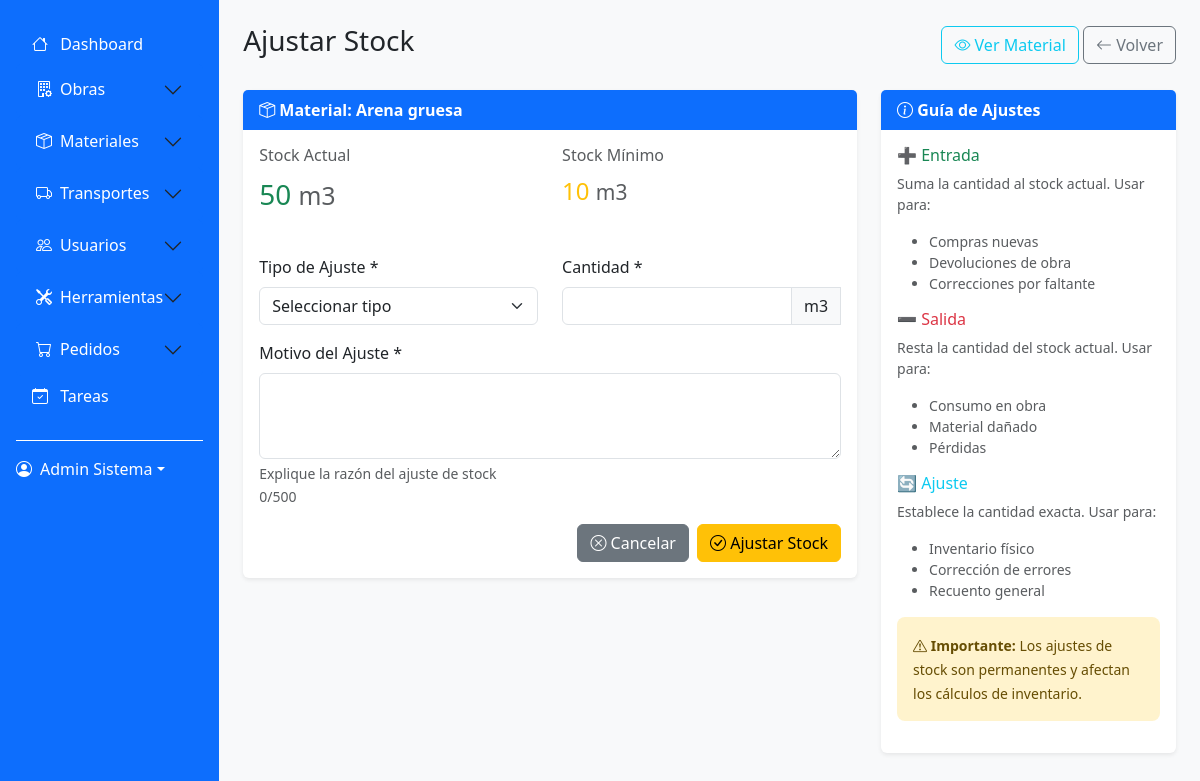
The page /modules/materiales/adjust_stock.php?id=2 (signed in) on the database its author committed.
### tables this page shows
CREATE TABLE materiales (
    id_material INT AUTO_INCREMENT PRIMARY KEY,
    nombre_material VARCHAR(200) NOT NULL,
    descripcion TEXT,
    categoria VARCHAR(100),
    stock_actual INT DEFAULT 0,
    stock_minimo INT DEFAULT 0,
    stock_maximo INT DEFAULT 0,
    precio_referencia DECIMAL(10,2) DEFAULT 0.00,
    precio_compra DECIMAL(10,2) DEFAULT 0.00,
    unidad_medida VARCHAR(50) DEFAULT 'unidad',
    proveedor VARCHAR(200),
    codigo_interno VARCHAR(50),
    ubicacion_deposito VARCHAR(100),
    estado ENUM('activo', 'inactivo', 'descontinuado') DEFAULT 'activo',
    fecha_creacion TIMESTAMP DEFAULT CURRENT_TIMESTAMP,
    fecha_actualizacion TIMESTAMP DEFAULT CURRENT_TIMESTAMP ON UPDATE CURRENT_TIMESTAMP
);

### modules/materiales/adjust_stock.php (the view, shortened to what this page needs)
<?php
$database = new Database();
$conn = $database->getConnection();
$material_id = (int)($_GET['id'] ?? 0);
try {
    $query = "SELECT * FROM materiales WHERE id_material = ?";
    $stmt = $conn->prepare($query);
    $stmt->execute([$material_id]);
    $material = $stmt->fetch();
} catch (Exception $e) {
    error_log("Error al obtener material: " . $e->getMessage());
    redirect(SITE_URL . '/modules/materiales/list.php');
}
include '../../includes/header.php';
?>
<div class="row">
    <div class="col-12">
        <div class="d-flex justify-content-between align-items-center mb-4">
            <h1 class="h3">
                <i class="bi bi-arrow-up-down"></i> Ajustar Stock
            </h1>
            <div>
                <a href="view.php?id=<?php echo $material['id_material']; ?>" class="btn btn-outline-info">
                    <i class="bi bi-eye"></i> Ver Material
                </a>
                <a href="list.php" class="btn btn-outline-secondary">
                    <i class="bi bi-arrow-left"></i> Volver
                </a>
            </div>
        </div>
    </div>
</div>
<div class="row">
    <div class="col-lg-8">
        <div class="card">
            <div class="card-header">
                <i class="bi bi-box-seam"></i> Material: <?php echo htmlspecialchars($material['nombre_material']); ?>
            </div>
            <div class="card-body">
                <div class="row mb-4">
                    <div class="col-md-6">
                        <h6 class="text-muted">Stock Actual</h6>
                        <p class="fs-3 <?php echo $material['stock_actual'] <= $material['stock_minimo'] ? 'text-danger' : 'text-success'; ?>">
                            <?php echo number_format($material['stock_actual']); ?>
                            <small class="text-muted"><?php echo htmlspecialchars($material['unidad_medida']); ?></small>
                        </p>
                    </div>
                    <div class="col-md-6">
                        <h6 class="text-muted">Stock Mínimo</h6>
                        <p class="fs-4 text-warning">
                            <?php echo number_format($material['stock_minimo']); ?>
                            <small class="text-muted"><?php echo htmlspecialchars($material['unidad_medida']); ?></small>
                        </p>
                    </div>
                </div>
                <form method="POST" class="needs-validation" novalidate>
                    <div class="row">
                        <div class="col-md-6 mb-3">
                            <label for="tipo_ajuste" class="form-label">Tipo de Ajuste *</label>
                            <select class="form-select" id="tipo_ajuste" name="tipo_ajuste" required>
                                <option value="">Seleccionar tipo</option>
                            </select>
                        </div>
                        <div class="col-md-6 mb-3">
                            <label for="cantidad" class="form-label">Cantidad *</label>
                            <div class="input-group">
                                <input type="number" class="form-control" id="cantidad" name="cantidad"
                                       value="<?php echo isset($_POST['cantidad']) ? $_POST['cantidad'] : ''; ?>"
                                       required min="1" step="1">
                                <span class="input-group-text"><?php echo htmlspecialchars($material['unidad_medida']); ?></span>
                            </div>
                        </div>
                    </div>
                    <div class="mb-3">
                        <label for="motivo" class="form-label">Motivo del Ajuste *</label>
                        <textarea class="form-control" id="motivo" name="motivo" rows="3"
                                  required maxlength="500"><?php echo isset($_POST['motivo']) ? htmlspecialchars($_POST['motivo']) : ''; ?></textarea>
                        <div class="form-text">Explique la razón del ajuste de stock</div>
                    </div>
                    <div class="d-flex justify-content-end gap-2">
                        <a href="view.php?id=<?php echo $material['id_material']; ?>" class="btn btn-secondary">
                            <i class="bi bi-x-circle"></i> Cancelar
                        </a>
                        <button type="submit" class="btn btn-warning">
                            <i class="bi bi-check-circle"></i> Ajustar Stock
                        </button>
                    </div>
                </form>
            </div>
        </div>
    </div>
    <div class="col-lg-4">
        <div class="card">
            <div class="card-header">
                <i class="bi bi-info-circle"></i> Guía de Ajustes
            </div>
            <div class="card-body">
                <div class="mb-3">
                    <h6 class="text-success">➕ Entrada</h6>
                    <p class="small text-muted">Suma la cantidad al stock actual. Usar para:</p>
                    <ul class="small text-muted">
                        <li>Compras nuevas</li>
                        <li>Devoluciones de obra</li>
                        <li>Correcciones por faltante</li>
                    </ul>
                </div>
                <div class="mb-3">
                    <h6 class="text-danger">➖ Salida</h6>
                    <p class="small text-muted">Resta la cantidad del stock actual. Usar para:</p>
                    <ul class="small text-muted">
                        <li>Consumo en obra</li>
                        <li>Material dañado</li>
                        <li>Pérdidas</li>
                    </ul>
                </div>
                <div class="mb-3">
                    <h6 class="text-info">🔄 Ajuste</h6>
                    <p class="small text-muted">Establece la cantidad exacta. Usar para:</p>
                    <ul class="small text-muted">
                        <li>Inventario físico</li>
                        <li>Corrección de errores</li>
                        <li>Recuento general</li>
                    </ul>
                </div>
                <div class="alert alert-warning" role="alert">
                    <small>
                        <i class="bi bi-exclamation-triangle"></i>
                        <strong>Importante:</strong> Los ajustes de stock son permanentes y afectan los cálculos de inventario.
                    </small>
                </div>
            </div>
        </div>
    </div>
</div>
<?php include '../../includes/footer.php'; ?>

### assets/css/style.css (style rules this page uses)
:root { --primary-color: #0d6efd; --secondary-color: #6c757d; --success-color: #198754; --danger-color: #dc3545; --warning-color: #ffc107; --info-color: #0dcaf0; --light-color: #f8f9fa; --dark-color: #212529; }
body { background-color: #f8f9fa; font-family: "Segoe UI", Tahoma, Geneva, Verdana, sans-serif; }
.card { border: none; box-shadow: 0 0.125rem 0.25rem rgba(0, 0, 0, 0.075); transition: box-shadow 0.15s ease-in-out; }
.card-header { background-color: var(--primary-color); color: white; border-bottom: none; font-weight: 600; }
.btn { border-radius: 0.375rem; font-weight: 500; }
.form-label { font-weight: 500; color: var(--dark-color); }
.alert { border: none; border-radius: 0.5rem; }

### rows shown on the page
materiales: nombre_material "Arena gruesa", stock_actual "50", unidad_medida "m3", stock_minimo "10"

### other values the page prints
$_SESSION['user_name'] "Admin Sistema"
